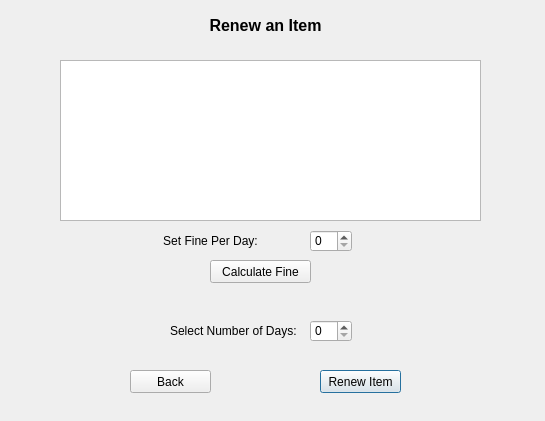
<?xml version="1.0" encoding="UTF-8"?>
<ui version="4.0">
 <class>RenewItems</class>
 <widget class="QDialog" name="RenewItems">
  <property name="geometry">
   <rect>
    <x>0</x>
    <y>0</y>
    <width>545</width>
    <height>421</height>
   </rect>
  </property>
  <property name="windowTitle">
   <string>Dialog</string>
  </property>
  <widget class="QPushButton" name="renew">
   <property name="geometry">
    <rect>
     <x>320</x>
     <y>370</y>
     <width>81</width>
     <height>23</height>
    </rect>
   </property>
   <property name="text">
    <string>Renew Item</string>
   </property>
  </widget>
  <widget class="QLabel" name="label">
   <property name="geometry">
    <rect>
     <x>170</x>
     <y>10</y>
     <width>191</width>
     <height>31</height>
    </rect>
   </property>
   <property name="font">
    <font>
     <pointsize>12</pointsize>
     <weight>75</weight>
     <bold>true</bold>
    </font>
   </property>
   <property name="text">
    <string>Renew an Item</string>
   </property>
   <property name="alignment">
    <set>Qt::AlignCenter</set>
   </property>
  </widget>
  <widget class="QSpinBox" name="fineSpin">
   <property name="geometry">
    <rect>
     <x>310</x>
     <y>230</y>
     <width>42</width>
     <height>22</height>
    </rect>
   </property>
  </widget>
  <widget class="QPushButton" name="calFine">
   <property name="geometry">
    <rect>
     <x>210</x>
     <y>260</y>
     <width>101</width>
     <height>23</height>
    </rect>
   </property>
   <property name="text">
    <string>Calculate Fine</string>
   </property>
  </widget>
  <widget class="QTableWidget" name="tableWidget">
   <property name="geometry">
    <rect>
     <x>60</x>
     <y>60</y>
     <width>421</width>
     <height>161</height>
    </rect>
   </property>
  </widget>
  <widget class="QLabel" name="fineperday">
   <property name="geometry">
    <rect>
     <x>160</x>
     <y>230</y>
     <width>101</width>
     <height>21</height>
    </rect>
   </property>
   <property name="text">
    <string>Set Fine Per Day:</string>
   </property>
   <property name="alignment">
    <set>Qt::AlignCenter</set>
   </property>
  </widget>
  <widget class="QPushButton" name="back">
   <property name="geometry">
    <rect>
     <x>130</x>
     <y>370</y>
     <width>81</width>
     <height>23</height>
    </rect>
   </property>
   <property name="text">
    <string>Back</string>
   </property>
  </widget>
  <widget class="QLabel" name="text">
   <property name="geometry">
    <rect>
     <x>60</x>
     <y>290</y>
     <width>421</width>
     <height>21</height>
    </rect>
   </property>
   <property name="text">
    <string/>
   </property>
   <property name="alignment">
    <set>Qt::AlignCenter</set>
   </property>
  </widget>
  <widget class="QSpinBox" name="daysSpin">
   <property name="geometry">
    <rect>
     <x>310</x>
     <y>320</y>
     <width>42</width>
     <height>22</height>
    </rect>
   </property>
  </widget>
  <widget class="QLabel" name="label_3">
   <property name="geometry">
    <rect>
     <x>170</x>
     <y>320</y>
     <width>141</width>
     <height>21</height>
    </rect>
   </property>
   <property name="text">
    <string>Select Number of Days:</string>
   </property>
  </widget>
 </widget>
 <resources/>
 <connections/>
</ui>
